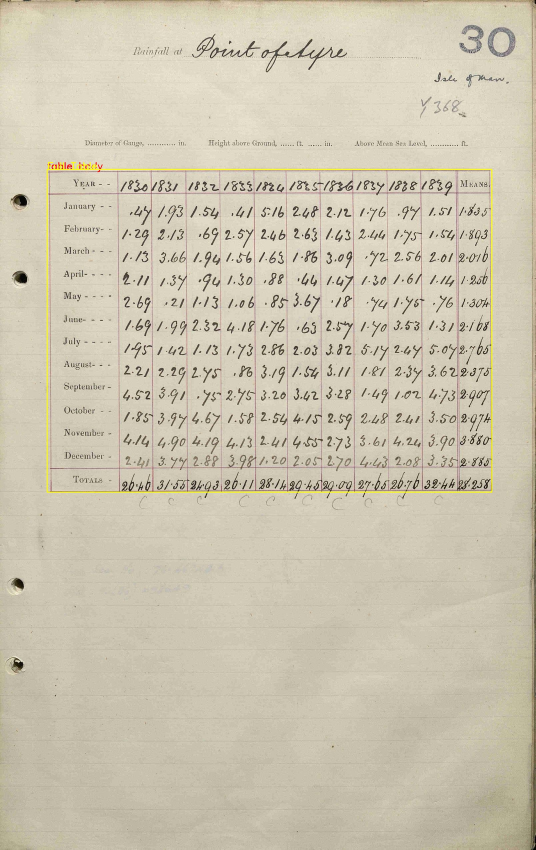
#> input picture examples/table_detection_105.jpg, 1606 x 2548 px (shown at 1/3 size)
$ python -i image_utils.py   (imports and definitions only)
#> lines starting #> are read from the running program, lines starting #| are printed output that depends on the picture; after the words box and inside, x2 and y2 are one past the last pixel; in counts of white or black regions, pixels touching at a corner belong together
# !/usr/bin/env python
# -*- coding: utf-8 -*-

######################################################################
#
# (c) Copyright University of Southampton, 2020
#
# Copyright in this software belongs to University of Southampton,
# Highfield, University Road, Southampton SO17 1BJ
#
# Created By : Juliusz Ziomek
# Created Date : 2020/09/09
# Project : GloSAT
#
######################################################################

import cv2
import numpy as np
from sklearn.cluster import KMeans

#Ratios that indicate an edge
VERTICAL_EDGE = 1/5
HORIZONTAL_EDGE = 10
CELL_DIM_THRESHOLD = 0.05

#Character or cell decision
MIN_THRESHOLD = 0.01
MAX_CELL_AREA = 0.25

# [7 lines left out: function put_box, not called in this run]

def put_line(image,start,end,colour,thickness=3):
    image = cv2.line(image,start,end,color=colour,thickness=thickness)
    return image

def erosion(image,kernel_size=3,iters = 1):
    image = cv2.erode(image.astype(np.uint8), np.ones((kernel_size,kernel_size), np.uint8) , iterations=iters)
    return image

def find_contours(image,mode=cv2.RETR_EXTERNAL):

    ret, thresh = cv2.threshold(image.astype(np.uint8), 50, 255, 0)
    contours, hierarchy = cv2.findContours(thresh, mode, cv2.CHAIN_APPROX_TC89_KCOS)

    boxes = []
    for cnt in contours:
        x,y,w,h = cv2.boundingRect(cnt)
        boxes.append([x,y,x+w,y+h])

    return boxes

def filter_pixels(labels_im,label):
    '''
    Filter the mask, removing the pixels not belonging to the layer.
    '''

    filtered_im = np.zeros_like(labels_im)

    filtered_im[labels_im==label] = 255

    return filtered_im

def normalise_contrast(img):
    '''
    Performs local contrast normalisation
    '''
    clahe = cv2.createCLAHE(clipLimit=2.0, tileGridSize=(8,8))
    img_normalised = clahe.apply(img)

    return img_normalised

def preprocess(image):
    image = normalise_contrast(image)
    image = cv2.threshold(image, 120, 255, cv2.THRESH_BINARY)[1]
    return image

def postprocess(region,image_shape,area_threshold=0.001,dim_threshold=0.02):
    area = lambda box: (box[3] - box[1]) * (box[2] - box[0])

    if area(region)< area((0,0) + image_shape) * area_threshold:
        return False

    x1,y1,x2,y2 = region
    h,w = image_shape

    if x2-x1<w*dim_threshold or y2-y1<h*dim_threshold:
        return False

    return True

def remove_lowest(labels_im,threshold=None):
    '''
    Removed labels from labelled imaged that have number of pixels below the threshold.
    If threshold is None, it is calculated as the mean number of pixels among the labels.
    '''
    labels_im = labels_im.copy()

    labels,counts = count_components(labels_im)

    threshold =  threshold if threshold else sum(labels)/len(labels)

    to_remove = set()

    for i in range(len(labels)):
        if counts[i]<threshold:
            to_remove.add(labels[i])

    for x in range(labels_im.shape[0]):
        for y in range(labels_im.shape[1]):
            if labels_im[x,y] in to_remove:
                labels_im[x,y] = 0

    return labels_im

def count_components(labels_im):
    '''
    Count how many pixels belongs to label in a laballed image.
    Returns list containg labels and list contatining number of occurences in the image of corresponding label from labels list.
    '''
    labels,counts = np.unique(labels_im,return_counts=True)

    return labels,counts

def get_components(img):
    num_labels, labels_im = cv2.connectedComponents(img)
    labels = np.unique(remove_lowest(labels_im))
    return labels, labels_im

def cc_extraction(image):
    image = preprocess(image)
    labels, mask = get_components(image)

    cc = []
    for label in labels:
        if label==0:
            continue

        filtered_mask = filter_pixels(mask,label)
        filtered_mask = erosion(filtered_mask)
        boxes = find_contours(filtered_mask)

        for no,box in enumerate(boxes):
            if not postprocess(box,image.shape):
                continue
            else:
                cc.append(box)

    return cc

# [48 lines left out: functions divide_cells_or_characters, find_background_contours, invert_image, not called in this run]

def run_kmeans_areas(areas):
    kmeans = KMeans(n_clusters=2, random_state=0).fit(areas)
    return np.mean(kmeans.cluster_centers_)

# [14 lines left out: function non_text_removal, not called in this run]

>>> import cv2
>>> picture = cv2.imread('../../examples/table_detection_105.jpg', cv2.IMREAD_GRAYSCALE)
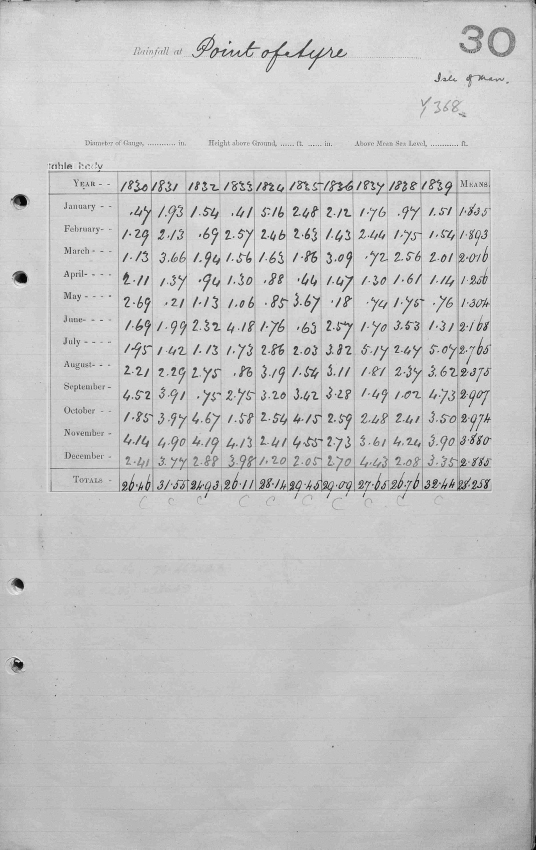
#> picture: shape (2548, 1606) (shown at 1/3 size); min 0, max 255, mean 197.3
>>> result = cc_extraction(picture)
#> in normalise_contrast, `img_normalised = clahe.apply(img)`:
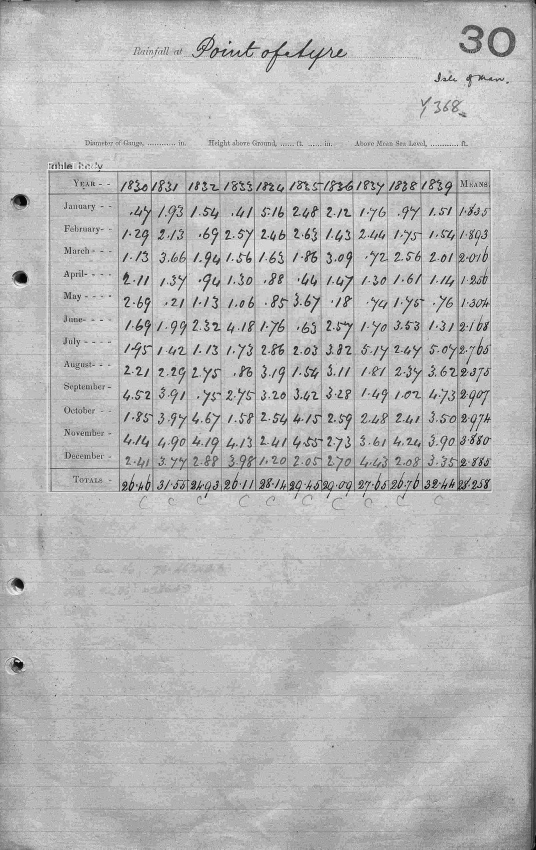
#> img_normalised: shape (2548, 1606) (shown at 1/3 size); min 1, max 255, mean 184.6
#> in preprocess, `image = cv2.threshold(image, 120, 255, cv2.THRESH_BINARY)[1]`:
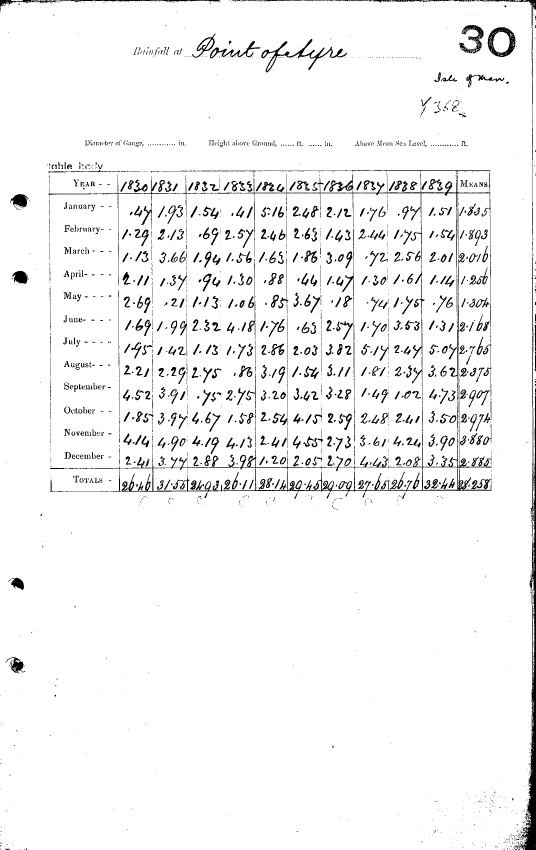
#> image: shape (2548, 1606) (shown at 1/3 size); 95.4% white; 2371 black regions (1501 under 20 px), largest, box (x1, y1, x2, y2) and area: (1551, 0, 1606, 2548) 15625, (595, 697, 1474, 1475) 12117, (944, 510, 1471, 1059) 4878
#> in get_components, `num_labels, labels_im = cv2.connectedComponents(img)`:
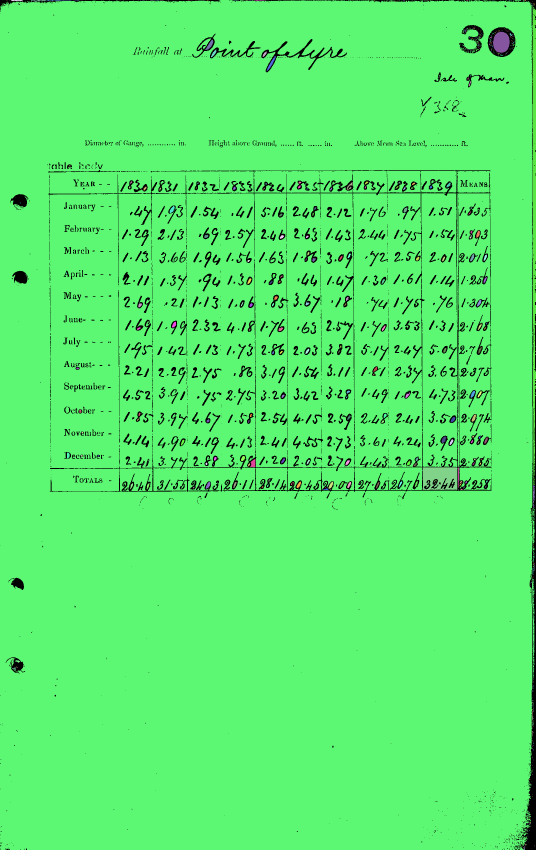
#> labels_im: shape (2548, 1606) int32 (shown at 1/3 size); 575 distinct labels, from 0 to 574; one colour per label, 0 black
#> in get_components, `num_labels, labels_im = cv2.connectedComponents(img)`: num_labels = 575
#> in count_components, `labels,counts = np.unique(labels_im,return_counts=True)`: labels = 575 values from 0 to 574; counts = 575 values, max 3872542 at index 34, min 1 at index 2, mean 7116.7
#> in remove_lowest, `labels,counts = count_components(labels_im)`: labels = 575 values from 0 to 574
#> in remove_lowest, `threshold =  threshold if threshold else sum(labels)/len(labels)`: threshold = 287
#> after the loop in remove_lowest, `for i in range(len(labels)):`: to_remove = 567 items
#> in get_components, `labels = np.unique(remove_lowest(labels_im))`: labels = [0, 34, 74, 112, 161, 257, 418, 467]
#> the loop in cc_extraction, `for label in labels:` made 8 passes
#> label on passes 2, 3, 7: 34, 74, 418
#> pass 2, in erosion, `image = cv2.erode(image.astype(np.uint8), np.ones((kernel_size,kernel_..`:
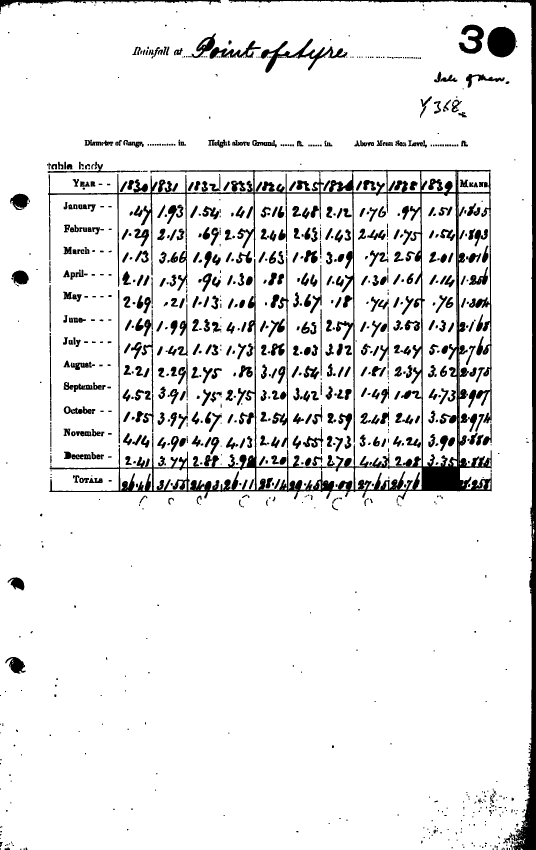
#> image: shape (2548, 1606) (shown at 1/3 size); 91.1% white; 1240 black regions (364 under 20 px), largest, box (x1, y1, x2, y2) and area: (148, 509, 1475, 1476) 85081, (686, 0, 1606, 2548) 37187, (1462, 80, 1547, 172) 6239
#> pass 3, in cc_extraction, `filtered_mask = filter_pixels(mask,label)`:
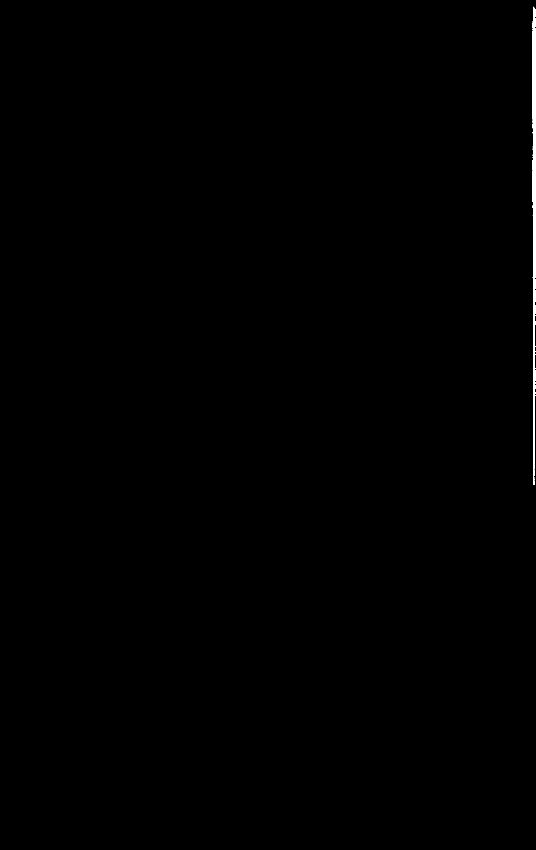
#> filtered_mask: shape (2548, 1606) int32 (shown at 1/3 size); 0.23% white; 1 white region, box (x1, y1, x2, y2) and area: (1597, 20, 1606, 1455) 9408
#> after the loop in cc_extraction, `for label in labels:`:
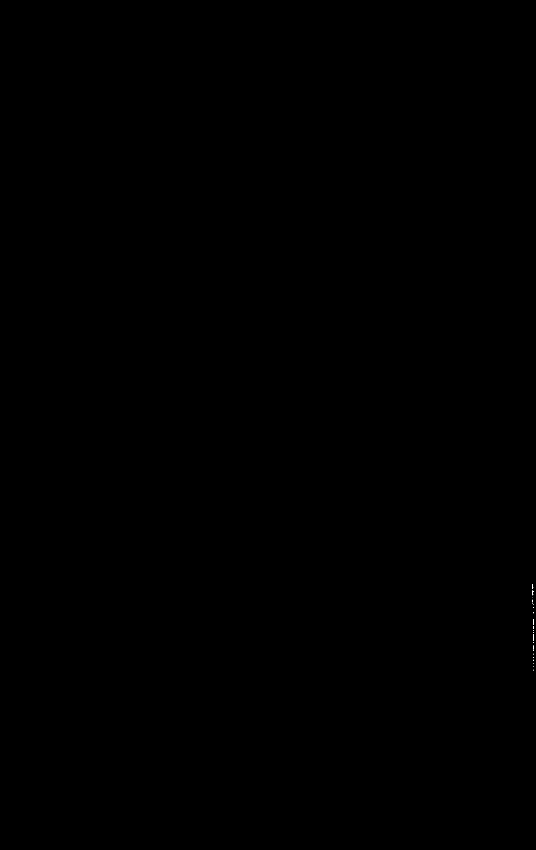
#> filtered_mask: shape (2548, 1606) (shown at 1/3 size); 0.01% white in thin lines or dots, all inside (x1, y1, x2, y2) = (1597, 1752, 1602, 2012)
#> after the loop in cc_extraction, `for label in labels:`: cc = [[0, 0, 1597, 2548], [1269, 1403, 1371, 1469]]
#> result = [[0, 0, 1597, 2548], [1269, 1403, 1371, 1469]]

$ run again, on examples/table_detection_3.jpg
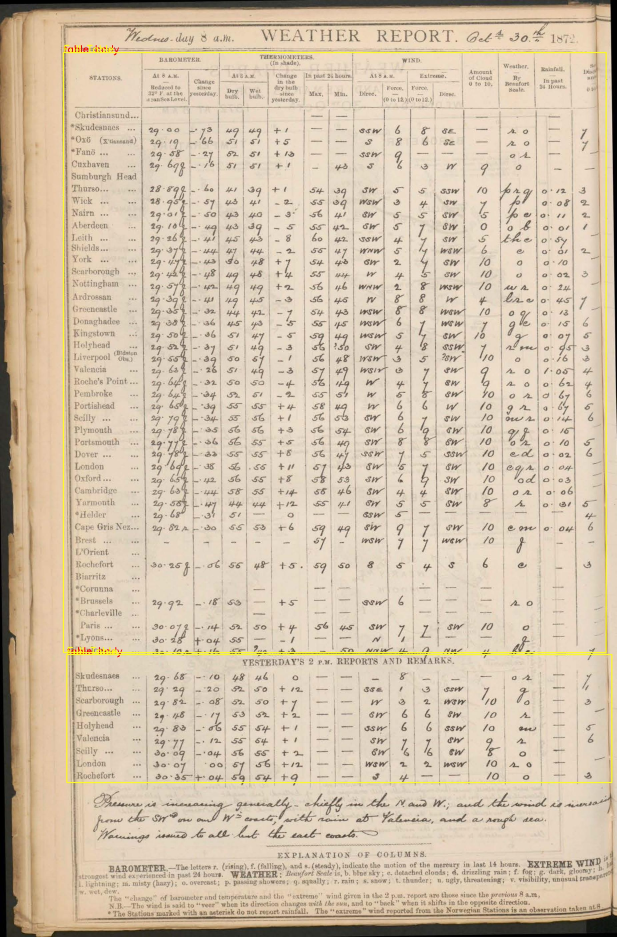
#> input picture examples/table_detection_3.jpg, 1851 x 2811 px (shown at 1/3 size)
#> in get_components, `num_labels, labels_im = cv2.connectedComponents(img)`:
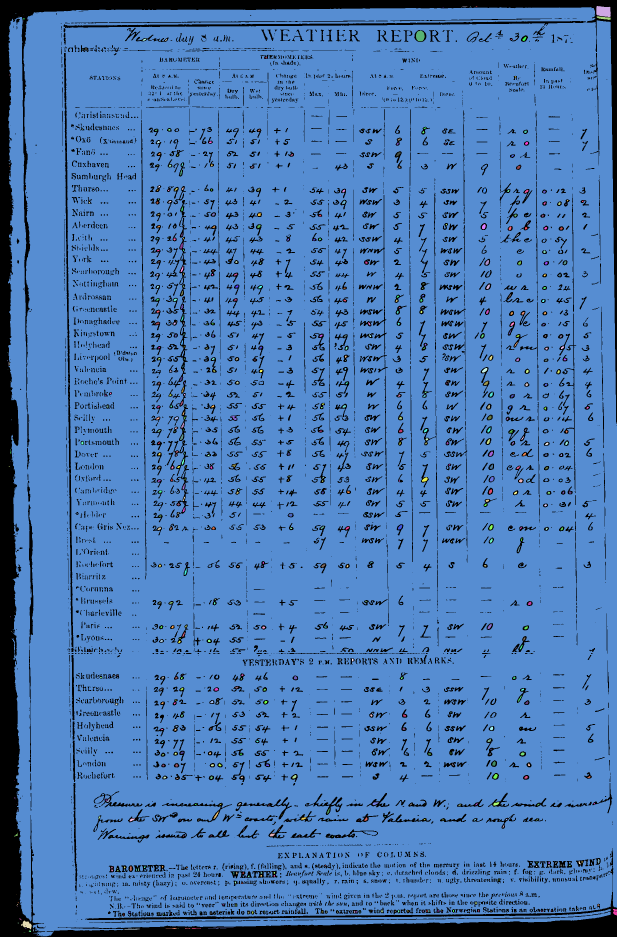
#> labels_im: shape (2811, 1851) int32 (shown at 1/3 size); 702 distinct labels, from 0 to 701; one colour per label, 0 black
#> num_labels = 702
#> in count_components, `labels,counts = np.unique(labels_im,return_counts=True)`: labels = 702 values from 0 to 701; counts = 702 values, max 4544536 at index 6, min 1 at index 3, mean 7411.9
#> in remove_lowest, `labels,counts = count_components(labels_im)`: labels = 702 values from 0 to 701
#> threshold = 350.5
#> after the loop in remove_lowest, `for i in range(len(labels)):`: to_remove = 697 items
#> in get_components, `labels = np.unique(remove_lowest(labels_im))`: labels = [0, 2, 6, 16, 686]
#> the loop in cc_extraction, `for label in labels:` made 5 passes
#> (label, boxes) on passes 4 to 5: (16, [[1249, 93, 1273, 123]]), (686, [[64, 2764, 94, 2786]])
#> pass 3, in erosion (call 2), `image = cv2.erode(image.astype(np.uint8), np.ones((kernel_size,kernel_..`:
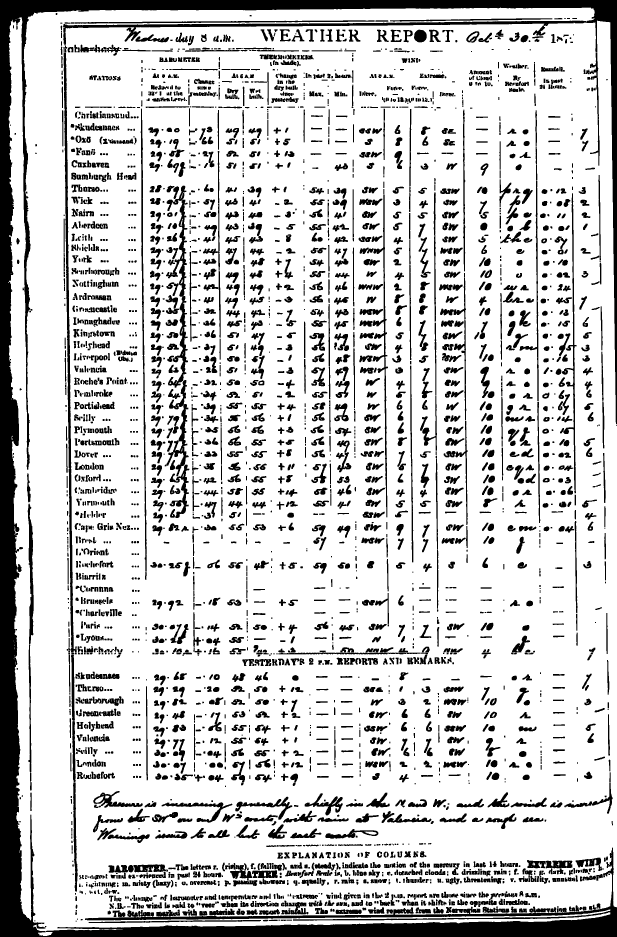
#> image: shape (2811, 1851) (shown at 1/3 size); 80.4% white; 3944 black regions (473 under 20 px), largest, box (x1, y1, x2, y2) and area: (0, 0, 1851, 2811) 312330, (191, 158, 230, 1957) 13165, (498, 557, 564, 1163) 8988
#> after the loop in cc_extraction, `for label in labels:`: cc = [[25, 23, 1851, 2808]]
